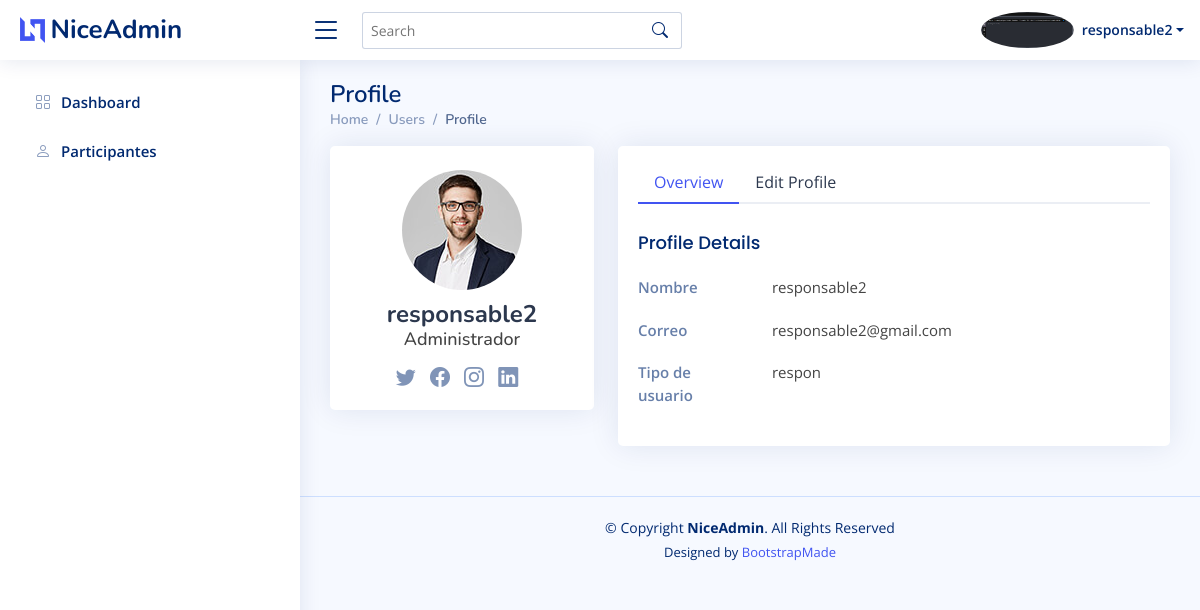
The app's page /responsables/myProfile.php (signed in) with its own data.
### tables this page shows
CREATE TABLE `adminsresponsables` (
  `id` int(11) NOT NULL,
  `nombre` varchar(200) NOT NULL,
  `correo` varchar(200) NOT NULL,
  `contrasena` varchar(200) NOT NULL,
  `tipo_usuario` varchar(200) NOT NULL DEFAULT 'usuario',
  `imgperfil` varchar(200) NOT NULL
);

### responsables/myProfile.php (the view, shortened to what this page needs)
<?php
@include '../config.php';
$id_responsable = $_SESSION['id_usuario'];
$sql = "SELECT id, nombre, correo, tipo_usuario, imgperfil FROM adminsresponsables WHERE id = ?";
$stmt = $conn->prepare($sql);
$stmt->bind_param("i", $id_responsable);
$stmt->execute();
$stmt->bind_result($id, $nombre, $correo, $tipo_usuario, $imgperfil);
?>
<!DOCTYPE html>
<html lang="en">
<head>
    <link href="../assets/vendor/bootstrap/css/bootstrap.min.css" rel="stylesheet">
    <link href="../assets/vendor/bootstrap-icons/bootstrap-icons.css" rel="stylesheet">
    <link href="../assets/vendor/boxicons/css/boxicons.min.css" rel="stylesheet">
    <link href="../assets/vendor/quill/quill.snow.css" rel="stylesheet">
    <link href="../assets/vendor/quill/quill.bubble.css" rel="stylesheet">
    <link href="../assets/vendor/remixicon/remixicon.css" rel="stylesheet">
    <link href="../assets/vendor/simple-datatables/style.css" rel="stylesheet">
    <link href="../assets/css/style.css" rel="stylesheet">
</head>
<body>
    <header id="header" class="header fixed-top d-flex align-items-center">
        <div class="d-flex align-items-center justify-content-between">
            <a href="index.html" class="logo d-flex align-items-center">
                <img src="../assets/img/logo.png" alt="">
                <span class="d-none d-lg-block">NiceAdmin</span>
            </a>
            <i class="bi bi-list toggle-sidebar-btn"></i>
        </div>
        <div class="search-bar">
            <form class="search-form d-flex align-items-center" method="POST" action="#">
                <input type="text" name="query" placeholder="Search" title="Enter search keyword">
                <button type="submit" title="Search"><i class="bi bi-search"></i></button>
            </form>
        </div>
        <nav class="header-nav ms-auto">
            <ul class="d-flex align-items-center">
                <li class="nav-item dropdown pe-3">
                    <a class="nav-link nav-profile d-flex align-items-center pe-0" href="#" data-bs-toggle="dropdown">
                        <img src="imgresponsable/<?php echo $imgperfil; ?>" alt="Profile" class="rounded-circle">
                        <span class="d-none d-md-block dropdown-toggle ps-2"><?php echo $nombre; ?></span>
                    </a>
                </li>
            </ul>
        </nav>
    </header>
    <aside id="sidebar" class="sidebar">
        <ul class="sidebar-nav" id="sidebar-nav">
            <li class="nav-item">
                <a class="nav-link collapsed" href="../admin_page.php">
                    <i class="bi bi-grid"></i>
                    <span>Dashboard</span>
                </a>
            </li>
            <li class="nav-item">
                <a class="nav-link collapsed" href="participantes.php">
                    <i class="bi bi-person"></i>
                    <span>Participantes</span>
                </a>
            </li>
        </ul>
    </aside>
    <main id="main" class="main">
        <div class="pagetitle">
            <h1>Profile</h1>
            <nav>
                <ol class="breadcrumb">
                    <li class="breadcrumb-item"><a href="../admin_page.php">Home</a></li>
                    <li class="breadcrumb-item">Users</li>
                    <li class="breadcrumb-item active">Profile</li>
                </ol>
            </nav>
        </div>
        <section class="section profile">
            <div class="row">
                <div class="col-xl-4">
                    <div class="card">
                        <div class="card-body profile-card pt-4 d-flex flex-column align-items-center">
                            <img src="../assets/img/profile-img.jpg" alt="Profile" class="rounded-circle">
                            <h2><?php echo $nombre; ?></h2>
                            <h3>Administrador</h3>
                            <div class="social-links mt-2">
                                <a href="#" class="twitter"><i class="bi bi-twitter"></i></a>
                                <a href="#" class="facebook"><i class="bi bi-facebook"></i></a>
                                <a href="#" class="instagram"><i class="bi bi-instagram"></i></a>
                                <a href="#" class="linkedin"><i class="bi bi-linkedin"></i></a>
                            </div>
                        </div>
                    </div>
                </div>
                <div class="col-xl-8">
                    <div class="card">
                        <div class="card-body pt-3">
                            <ul class="nav nav-tabs nav-tabs-bordered">
                                <li class="nav-item">
                                    <button class="nav-link active" data-bs-toggle="tab" data-bs-target="#profile-overview">Overview</button>
                                </li>
                                <li class="nav-item">
                                    <button class="nav-link" data-bs-toggle="tab" data-bs-target="#profile-edit">Edit Profile</button>
                                </li>
                            </ul>
                            <div class="tab-content pt-2">
                                <div class="tab-pane fade show active profile-overview" id="profile-overview">
                                    <h5 class="card-title">Profile Details</h5>
                                    <div class="row">
                                        <div class="col-lg-3 col-md-4 label ">Nombre</div>
                                        <div class="col-lg-9 col-md-8"><?php echo $nombre; ?></div>
                                    </div>
                                    <div class="row">
                                        <div class="col-lg-3 col-md-4 label">Correo</div>
                                        <div class="col-lg-9 col-md-8"> <?php echo $correo; ?></div>
                                    </div>
                                    <div class="row">
                                        <div class="col-lg-3 col-md-4 label">Tipo de usuario</div>
                                        <div class="col-lg-9 col-md-8"><?php echo $tipo_usuario; ?></div>
                                    </div>
                                </div>
                            </div>
                        </div>
                    </div>
                </div>
            </div>
        </section>
    </main>
    <footer id="footer" class="footer">
        <div class="copyright">
            &copy; Copyright <strong><span>NiceAdmin</span></strong>. All Rights Reserved
        </div>
        <div class="credits">
            Designed by <a href="https://bootstrapmade.com/">BootstrapMade</a>
        </div>
    </footer>
</body>
</html>

### assets/css/style.css (style rules this page uses)
:root { scroll-behavior: smooth; }
body { font-family: "Open Sans", sans-serif; background: #f6f9ff; color: #444444; }
a { color: #4154f1; text-decoration: none; }
h1, h2, h3, h4, h5, h6 { font-family: "Nunito", sans-serif; }
#main { margin-top: 60px; padding: 20px 30px; transition: all 0.3s; }
.pagetitle { margin-bottom: 10px; }
.pagetitle h1 { font-size: 24px; margin-bottom: 0; font-weight: 600; color: #012970; }
.card { margin-bottom: 30px; border: none; border-radius: 5px; box-shadow: 0px 0 30px rgba(1, 41, 112, 0.1); }
.card-title { padding: 20px 0 15px 0; font-size: 18px; font-weight: 500; color: #012970; font-family: "Poppins", sans-serif; }
.card-body { padding: 0 20px 20px 20px; }
.breadcrumb { font-size: 14px; font-family: "Nunito", sans-serif; color: #899bbd; font-weight: 600; }
.breadcrumb a { color: #899bbd; transition: 0.3s; }
.breadcrumb .breadcrumb-item::before { color: #899bbd; }
.breadcrumb .active { color: #51678f; font-weight: 600; }
.nav-tabs-bordered { border-bottom: 2px solid #ebeef4; }
.nav-tabs-bordered .nav-link { margin-bottom: -2px; border: none; color: #2c384e; }
.nav-tabs-bordered .nav-link.active { background-color: #fff; color: #4154f1; border-bottom: 2px solid #4154f1; }
.logo { line-height: 1; }
@media (min-width: 1200px) { .logo { width: 280px; } }
.logo img { max-height: 26px; margin-right: 6px; }
.logo span { font-size: 26px; font-weight: 700; color: #012970; font-family: "Nunito", sans-serif; }
.header { transition: all 0.5s; z-index: 997; height: 60px; box-shadow: 0px 2px 20px rgba(1, 41, 112, 0.1); background-color: #fff; padding-left: 20px; }
.header .toggle-sidebar-btn { font-size: 32px; padding-left: 10px; cursor: pointer; color: #012970; }
.header .search-bar { min-width: 360px; padding: 0 20px; }
.header .search-form { width: 100%; }
.header .search-form input { border: 0; font-size: 14px; color: #012970; border: 1px solid rgba(1, 41, 112, 0.2); padding: 7px 38px 7px 8px; border-radius: 3px; transition: 0.3s; width: 100%; }
.header .search-form button { border: 0; padding: 0; margin-left: -30px; background: none; }
.header .search-form button i { color: #012970; }
.header-nav ul { list-style: none; }
.header-nav>ul { margin: 0; padding: 0; }
.header-nav .nav-profile { color: #012970; }
.header-nav .nav-profile img { max-height: 36px; }
.header-nav .nav-profile span { font-size: 14px; font-weight: 600; }
.sidebar { position: fixed; top: 60px; left: 0; bottom: 0; width: 300px; z-index: 996; transition: all 0.3s; padding: 20px; overflow-y: auto; scrollbar-width: thin; scrollbar-color: #aab7cf transparent; box-shadow: 0px 0px 20px rgba(1, 41, 112, 0.1); background-color: #fff; }
@media (min-width: 1200px) { #main, #footer { margin-left: 300px; } }
.sidebar-nav { padding: 0; margin: 0; list-style: none; }
.sidebar-nav li { padding: 0; margin: 0; list-style: none; }
.sidebar-nav .nav-item { margin-bottom: 5px; }
.sidebar-nav .nav-link { display: flex; align-items: center; font-size: 15px; font-weight: 600; color: #4154f1; transition: 0.3; background: #f6f9ff; padding: 10px 15px; border-radius: 4px; }
.sidebar-nav .nav-link i { font-size: 16px; margin-right: 10px; color: #4154f1; }
.sidebar-nav .nav-link.collapsed { color: #012970; background: #fff; }
.sidebar-nav .nav-link.collapsed i { color: #899bbd; }
.profile .profile-card img { max-width: 120px; }
.profile .profile-card h2 { font-size: 24px; font-weight: 700; color: #2c384e; margin: 10px 0 0 0; }
.profile .profile-card h3 { font-size: 18px; }
.profile .profile-card .social-links a { font-size: 20px; display: inline-block; color: rgba(1, 41, 112, 0.5); line-height: 0; margin-right: 10px; transition: 0.3s; }
.profile .profile-overview .row { margin-bottom: 20px; font-size: 15px; }
.profile .profile-overview .card-title { color: #012970; }
.profile .profile-overview .label { font-weight: 600; color: rgba(1, 41, 112, 0.6); }
.footer { padding: 20px 0; font-size: 14px; transition: all 0.3s; border-top: 1px solid #cddfff; }
.footer .copyright { text-align: center; color: #012970; }
.footer .credits { padding-top: 5px; text-align: center; font-size: 13px; color: #012970; }

### records on screen
adminsresponsables: imgperfil (picture), nombre "responsable2", correo "responsable2@gmail.com", tipo_usuario "respon"
